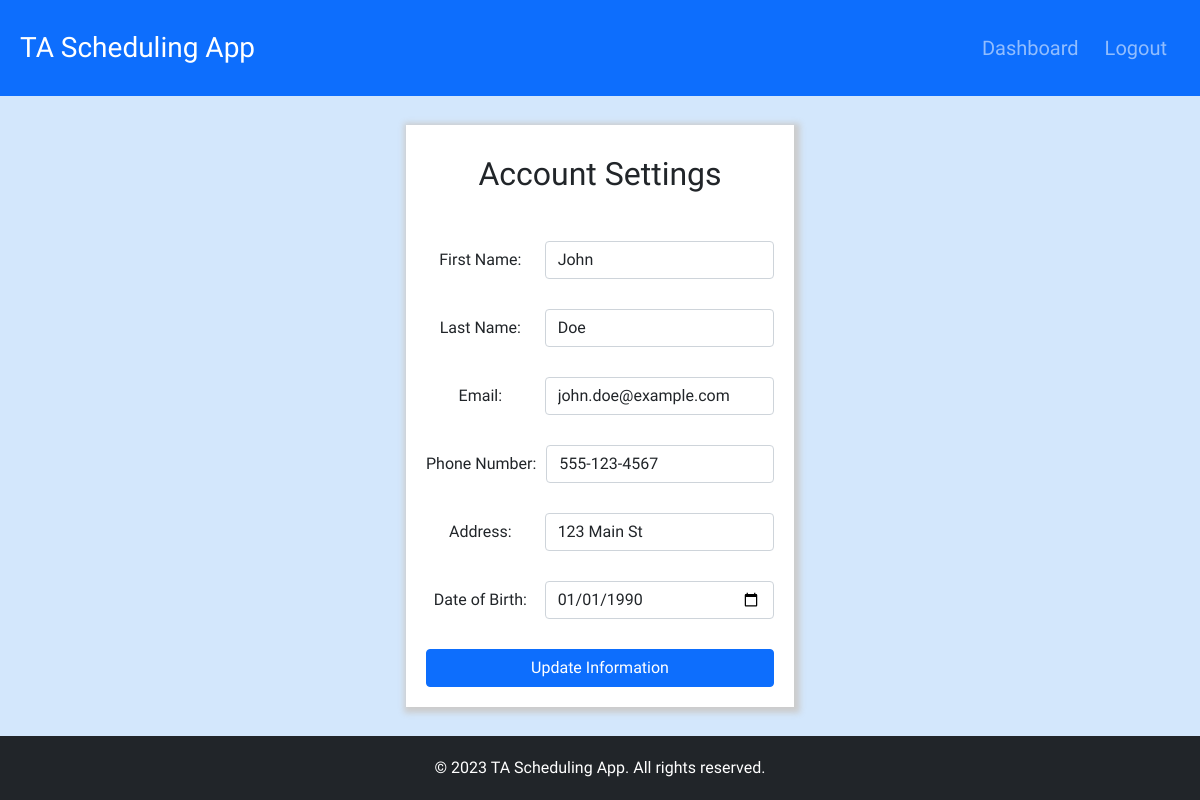
/account-settings/ (signed in), run on an earlier commit of the app's database.
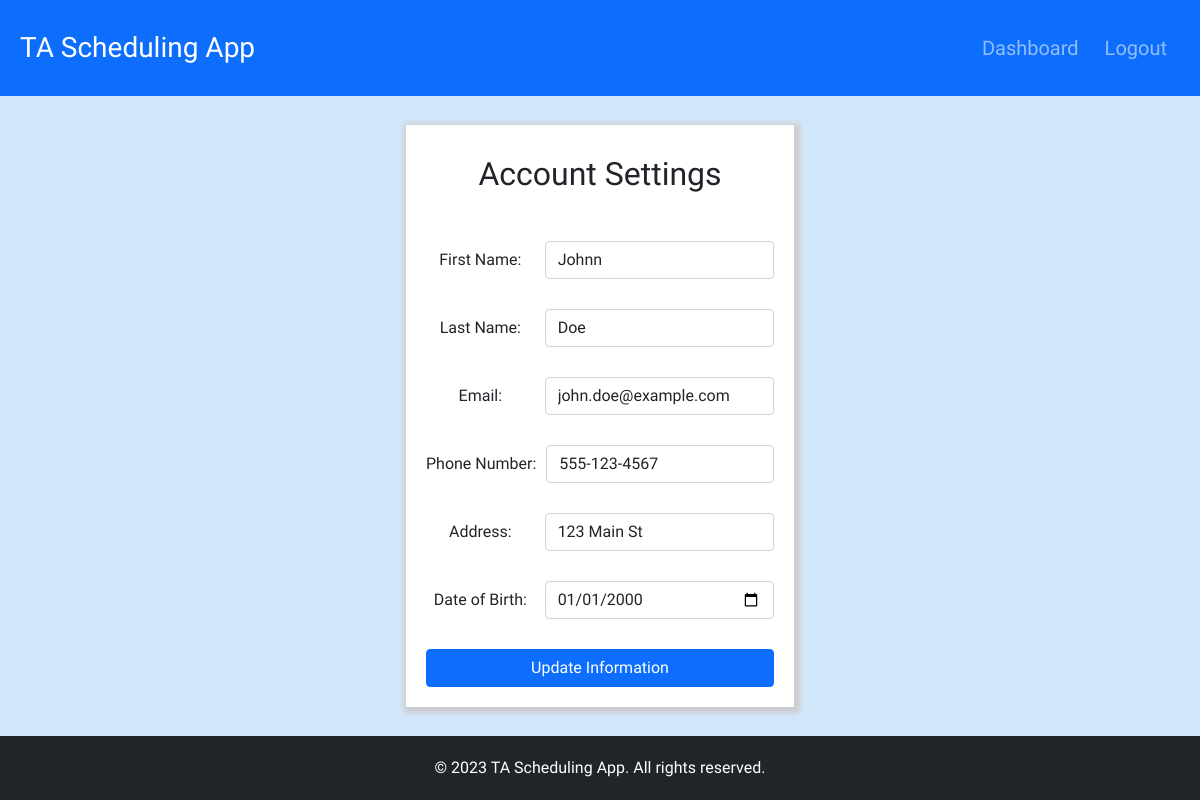
And on a later commit of the database.
### TA_Scheduling_App/models/User.py (models this page shows, shortened)
class User(IString):
    USER_ID = models.AutoField(primary_key=True)
    ROLE = models.CharField(max_length=10)
    FIRST_NAME = models.CharField(max_length=255)
    LAST_NAME = models.CharField(max_length=255)
    EMAIL = models.EmailField(unique=True)
    PASSWORD_HASH = models.CharField(max_length=255)
    PHONE_NUMBER = models.CharField(max_length=20)
    ADDRESS = models.CharField(max_length=255)
    BIRTH_DATE = models.DateField()
    SKILLS = models.CharField(max_length=255, null=True)
    def __init__(self, *args, **kwargs):
        super().__init__(*args, **kwargs)
        passwordHash = kwargs.get('PASSWORD_HASH', Null())
        if passwordHash is None or (not isinstance(passwordHash, str) and not Null()):
            raise ValueError("Invalid password.")
        if passwordHash is not Null():
            self.PASSWORD_HASH = passwordHash
        if not self.setRole(kwargs.get('ROLE', Null())):
            raise ValueError("Invalid role.")
        if not self.setFirstName(kwargs.get('FIRST_NAME', Null())):
            raise ValueError("Invalid first name.")
        if not self.setLastName(kwargs.get('LAST_NAME', Null())):
            raise ValueError("Invalid last name.")
        if not self.setEmail(kwargs.get('EMAIL', Null())):
            raise ValueError("Invalid email.")
        if not self.setPhoneNumber(kwargs.get('PHONE_NUMBER', Null())):
            raise ValueError("Invalid phone number.")
        if not self.setAddress(kwargs.get('ADDRESS', Null())):
            raise ValueError("Invalid address.")
        if not self.setBirthDate(kwargs.get('BIRTH_DATE', Null())):
            raise ValueError("Invalid birth date.")
        if not self.setSkills(kwargs.get('SKILLS', Null())):
            raise ValueError("Invalid list of skills.")
    def setRole(self, role):
        if role is Null():
            return True
        if role in ["ADMIN", "INSTRUCTOR", "TA"]:
            self.ROLE = role
            return True
        return False
    def setFirstName(self, firstName):
        if firstName is Null():
            return True
        result = self.checkString(firstName, False)
        if result is False:
            return False
        self.FIRST_NAME = firstName
        return True
    def setLastName(self, lastName):
        if lastName is Null():
            return True
        result = self.checkString(lastName, False)
        if result is False:
            return False
        self.LAST_NAME = lastName
        return True
    def setEmail(self, email):
        if email is Null():
            return True
    def setPhoneNumber(self, phoneNumber):
        if phoneNumber is Null():
            return True
    def setAddress(self, address):
        if address is Null():
            return True
    def setBirthDate(self, birthDate):
        if birthDate is Null():
            return True
    def setSkills(self, skills):
        if skills is Null():
            return True
        result = self.checkString(skills, True, True, True)
        if result is False:
            return False
        self.SKILLS = skills
        return True

### TA_Scheduling_App/views/account_settings.py (the view, shortened to what this page needs)
# urls.py: path('account-settings/', AccountSettings.as_view(), name="account_settings"),
class AccountSettings(View):
    def get(self, request):
        if not request.session.get("is_authenticated"):
            return redirect("login")
        user = User.objects.get(USER_ID=request.session["user_id"])
        return render(request, "account-settings.html", {'user': user})

### TA_Scheduling_App/templatetags/formatting_tags.py (called while the page is built)
@register.filter("html_date")
def html_date(date: datetime.date):
    return date.isoformat()

### TA_Scheduling_App/utils/null.py (called while the page is built)
    def __new__(cls):
        if cls._instance is None:
            cls._instance = super().__new__(cls)
        return cls._instance

### templates/account-settings.html (shortened to what this page needs)
<!DOCTYPE html>
<html lang="en">
<head>
     <link href="https://cdn.jsdelivr.net/npm/bootstrap@5.1.3/dist/css/bootstrap.min.css" rel="stylesheet">
    {% load static %}
    <link rel="stylesheet" type="text/css" href="{% static 'css/style.css' %}">
</head>
<body>
{% include 'partials/header.html' %}
{% load formatting_tags %}
<div class="main-container">
    <div class="form-container">
        <h5 class="form-head">Account Settings</h5>
        <form class="d-flex flex-column" name="updateProfileForm" action="" method="post">
            <div class="d-flex form-div">
                <label class="profile-form-label" for="_n">First Name:</label>
                <input class="form-control" type="text" name="first_name" id="first_name" value="{{ user.FIRST_NAME }}" required>
            </div>
            <div class="d-flex form-div">
                <label class="profile-form-label" for="last_name">Last Name: </label>
                <input class="form-control" type="text" name="last_name" id="last_name" value="{{ user.LAST_NAME }}" required>
            </div>
            <div class="d-flex form-div">
                <label class="profile-form-label" for="email">Email:</label>
                <input class="form-control" type="email" name="email" id="email" value="{{ user.EMAIL }}" required>
            </div>
            <div class="d-flex form-div">
                <label class="profile-form-label" for="phone_number">Phone Number:</label>
                <input class="form-control" type="tel" name="phone_number" id="phone_number" value="{{ user.PHONE_NUMBER }}" required>
            </div>
            <div class="d-flex form-div">
                <label class="profile-form-label" for="address">Address:</label>
                <input class="form-control" type="text" name="address" id="address" value="{{ user.ADDRESS }}" required>
            </div>
            <div class="d-flex form-div">
                <label class="profile-form-label" for="dateOfBirth">Date of Birth:</label>
                <input class="form-control" type="date" name="birth_date" id="birth_date" value="{{ user.BIRTH_DATE|html_date }}" required>
            </div>
            <button id="profile-submit" class="btn btn-primary bottom-form-button" type="submit">Update Information</button>
        </form>
    </div>
</div>
{% include 'partials/footer.html' %}
</body>
</html>

What changed in the data, as far as the page shows it:
changed User "Doe": first_name "John" → "Johnn"; birth_date "01/01/1990" → "01/01/2000"
